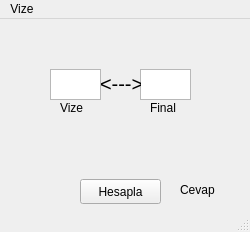
<?xml version="1.0" encoding="UTF-8"?>
<ui version="4.0">
 <class>MainWindow</class>
 <widget class="QMainWindow" name="MainWindow">
  <property name="geometry">
   <rect>
    <x>0</x>
    <y>0</y>
    <width>250</width>
    <height>232</height>
   </rect>
  </property>
  <property name="windowTitle">
   <string>MainWindow</string>
  </property>
  <widget class="QWidget" name="centralwidget">
   <widget class="QPlainTextEdit" name="plainTextEdit">
    <property name="enabled">
     <bool>true</bool>
    </property>
    <property name="geometry">
     <rect>
      <x>50</x>
      <y>50</y>
      <width>51</width>
      <height>31</height>
     </rect>
    </property>
    <property name="verticalScrollBarPolicy">
     <enum>Qt::ScrollBarAlwaysOff</enum>
    </property>
   </widget>
   <widget class="QTextEdit" name="textEdit">
    <property name="geometry">
     <rect>
      <x>140</x>
      <y>50</y>
      <width>51</width>
      <height>31</height>
     </rect>
    </property>
   </widget>
   <widget class="QLabel" name="label">
    <property name="geometry">
     <rect>
      <x>60</x>
      <y>80</y>
      <width>31</width>
      <height>17</height>
     </rect>
    </property>
    <property name="text">
     <string>Vize</string>
    </property>
   </widget>
   <widget class="QLabel" name="label_2">
    <property name="geometry">
     <rect>
      <x>150</x>
      <y>80</y>
      <width>31</width>
      <height>17</height>
     </rect>
    </property>
    <property name="text">
     <string>Final</string>
    </property>
   </widget>
   <widget class="QLabel" name="label_3">
    <property name="geometry">
     <rect>
      <x>100</x>
      <y>50</y>
      <width>41</width>
      <height>31</height>
     </rect>
    </property>
    <property name="font">
     <font>
      <pointsize>15</pointsize>
     </font>
    </property>
    <property name="text">
     <string>&lt;---&gt;</string>
    </property>
   </widget>
   <widget class="QPushButton" name="pushButton">
    <property name="geometry">
     <rect>
      <x>80</x>
      <y>160</y>
      <width>81</width>
      <height>25</height>
     </rect>
    </property>
    <property name="text">
     <string>Hesapla</string>
    </property>
   </widget>
   <widget class="QLabel" name="label_4">
    <property name="geometry">
     <rect>
      <x>180</x>
      <y>150</y>
      <width>67</width>
      <height>41</height>
     </rect>
    </property>
    <property name="text">
     <string>Cevap</string>
    </property>
   </widget>
  </widget>
  <widget class="QMenuBar" name="menubar">
   <property name="geometry">
    <rect>
     <x>0</x>
     <y>0</y>
     <width>250</width>
     <height>22</height>
    </rect>
   </property>
   <widget class="QMenu" name="menuVize">
    <property name="title">
     <string>Vize</string>
    </property>
   </widget>
   <addaction name="menuVize"/>
  </widget>
  <widget class="QStatusBar" name="statusbar"/>
 </widget>
 <resources/>
 <connections/>
</ui>
